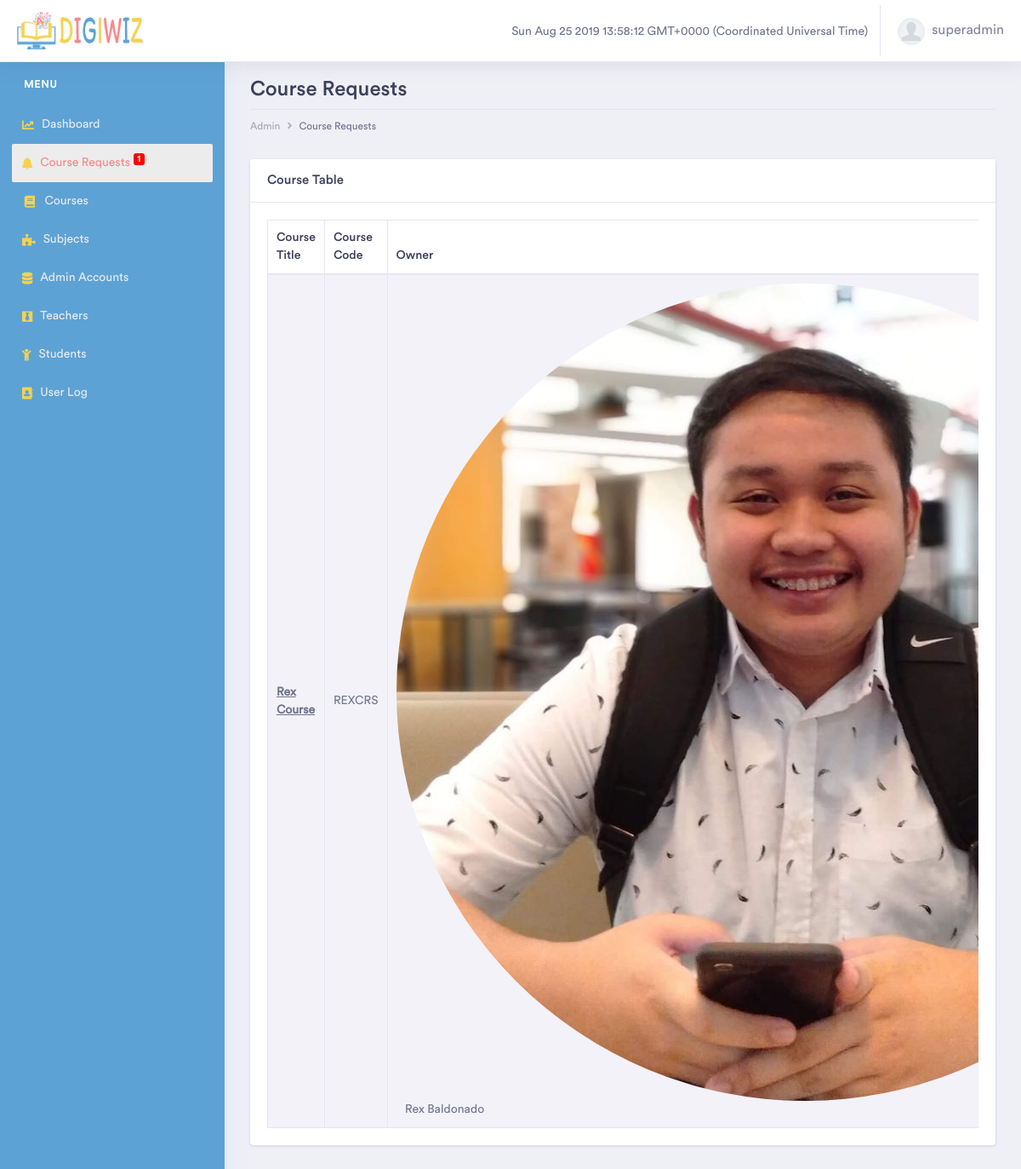
The app's page /staff/course-requests/ (signed in), older data.
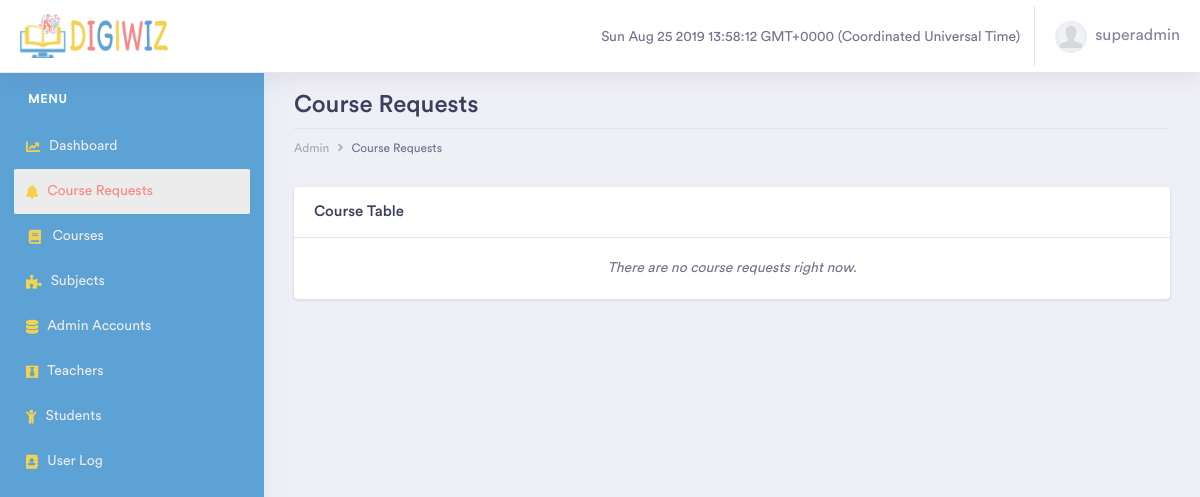
The same page, newer data.
### classroom/models.py (models this page shows, shortened)
class User(AbstractUser):
    email = models.EmailField(unique=True)
    is_student = models.BooleanField(default=False)
    is_teacher = models.BooleanField(default=False)

class Course(models.Model):
    title = models.CharField(max_length=100)
    code = models.CharField(max_length=20, unique=True)
    description = models.TextField(max_length=1000)
    image = models.ImageField(upload_to='courses',
                              help_text='Recommended image resolution: 740px x 480px')
    status = models.CharField(max_length=10, default='pending')
    created_at = models.DateTimeField(auto_now_add=True)
    updated_at = models.DateTimeField(auto_now=True)
    owner = models.ForeignKey(User, on_delete=models.CASCADE, related_name='courses')
    subject = models.ForeignKey(Subject, on_delete=models.CASCADE, related_name='courses')
    ratings = GenericRelation(Rating, related_query_name='courses')

### classroom/views/staff.py (the view)
# urls.py: path('course-requests/', staff.CourseRequestsView.as_view(), name='course_requests'),
@method_decorator([login_required, staff_required], name='dispatch')
class CourseRequestsView(ListView):
    model = Course
    context_object_name = 'courses'
    extra_context = {
        'title': 'Course Requests',
        'sidebar': 'course_requests'
    }
    template_name = 'classroom/staff/course_requests_list.html'
    paginate_by = 15
    def get_context_data(self, **kwargs):
        kwargs['course_request_count'] = Course.objects.values_list('id', flat=True).filter(status='pending').count()
        return super().get_context_data(**kwargs)
    def get_queryset(self):
        return Course.objects.filter(status__iexact='pending') \
            .order_by('-updated_at')

### classroom/templates/classroom/staff/course_requests_list.html (shortened to what this page needs)
{% extends 'staff_base.html' %}
{% load thumbnail %}
{% block content %}
    <div class="row">
        <div class="col-xl-12 col-lg-12 col-md-12 col-sm-12 col-12">
            <div class="page-header">
                <h2 class="pageheader-title">Course Requests</h2>
                <div class="page-breadcrumb">
                    <nav aria-label="breadcrumb">
                        <ol class="breadcrumb">
                            <li class="breadcrumb-item"><a href="{% url 'staff:dashboard' %}" class="breadcrumb-link">Admin</a></li>
                            <li class="breadcrumb-item active" aria-current="page">Course Requests</li>
                        </ol>
                    </nav>
                </div>
            </div>
        </div>
    </div>
    <div class="row">
        <div class="col-xl-12 col-lg-12 col-md-12 col-sm-12 col-12">
            <div class="card">
                <h5 class="card-header">Course Table</h5>
                <div class="card-body">
                    {% if courses %}
                        <div class="table-responsive">
                            <table class="table table-striped table-bordered first">
                                <thead>
                                <tr>
                                    <th>Course Title</th>
                                    <th>Course Code</th>
                                    <th>Owner</th>
                                </tr>
                                </thead>
                                <tbody>
                                {% for course in courses %}
                                    <tr>
                                        <td>
                                            <a href="{% url 'course_details' course.pk %}" target="_blank">
                                                <b><u>{{ course.title }}</u></b>
                                            </a>
                                        </td>
                                        <td>{{ course.code }}</td>
                                        <td>
                                            {% thumbnail course.owner.teacher.image "40x40" crop="center" as im %}
                                                <img class="rounded-circle" src="{{ im.url }}" width="{{ im.width }}" height="{{ im.height }}" alt="user">&nbsp;&nbsp;
                                            {% endthumbnail %}
                                            {{ course.owner.first_name }} {{ course.owner.last_name }}
                                        </td>
                                    </tr>
                                {% endfor %}
                                </tbody>
                            </table>
                        </div>
                    {% else %}
                        <center>
                            <i>There are no course requests right now.</i>
                        </center>
                    {% endif %}
                </div>
            </div>
        </div>
    </div>
    <div class="row">
        <div class="col-md-12">
        </div>
    </div>
{% endblock %}

### templates/staff_base.html (shortened to what this page needs)
{% load static %}<!DOCTYPE html>
<html lang="en">
<head>
    <link rel="stylesheet" href="{% static 'staff/assets/vendor/bootstrap/css/bootstrap.min.css' %}">
    <link rel="stylesheet" href="{% static 'staff/assets/vendor/fonts/circular-std/style.css' %}">
    <link rel="stylesheet" href="{% static 'staff/assets/libs/css/style.css' %}">
    <link rel="stylesheet" href="{% static 'staff/assets/vendor/fonts/fontawesome/css/fontawesome-all.css' %}">
    <link rel="stylesheet" href="{% static 'staff/assets/vendor/charts/chartist-bundle/chartist.css' %}">
    <link rel="stylesheet" href="{% static 'staff/assets/vendor/charts/morris-bundle/morris.css' %}">
    <link rel="stylesheet" href="{% static 'staff/assets/vendor/fonts/material-design-iconic-font/css/materialdesignicons.min.css' %}">
    <link rel="stylesheet" href="{% static 'staff/assets/vendor/charts/c3charts/c3.css' %}">
    <link rel="stylesheet" href="{% static 'staff/assets/vendor/fonts/flag-icon-css/flag-icon.min.css' %}">
    </head>
<body>
    <div class="dashboard-main-wrapper">
        <div class="dashboard-header">
            <nav class="navbar navbar-expand-lg bg-white fixed-top">
                <a class="navbar-brand" href="#">
                    <img src="{% static 'images/digiwiz.png' %}" alt="logo" height="50">
                </a>
                <div class="collapse navbar-collapse " id="navbarSupportedContent">
                    <ul class="navbar-nav ml-auto navbar-right-top">
                        <li class="nav-item">
                            <br>
                            <span id="time"></span>&nbsp;&nbsp;&nbsp;&nbsp;
                        </li>
                        <li class="nav-item dropdown nav-user">
                            <a class="nav-link nav-user-img" href="#" id="navbarDropdownMenuLink2" data-toggle="dropdown" aria-haspopup="true" aria-expanded="false">
                                <img src="{% static 'staff/assets/images/default-user_thumb.png' %}" alt="default-user" class="user-avatar-md rounded-circle">&nbsp;
                                {{ user.username }}
                            </a>
                        </li>
                    </ul>
                </div>
            </nav>
        </div>
        <div class="nav-left-sidebar sidebar-dark" >
            <div class="menu-list">
                <nav class="navbar navbar-expand-lg navbar-light">
                    <div class="collapse navbar-collapse" id="navbarNav">
                        <ul class="navbar-nav flex-column">
                            <li class="nav-divider">
                                Menu
                            </li>
                            <li class="nav-item ">
                                <a class="nav-link {% if sidebar == 'dashboard' %}active{% endif %}" href="{% url 'staff:dashboard' %}">
                                    <i class="fas fa-chart-line"></i>Dashboard
                                </a>
                            </li>
                            <li class="nav-item">
                                <a class="nav-link {% if sidebar == 'course_requests' %}active{% endif %}" href="{% url 'staff:course_requests' %}">
                                    <i class="fas fa-bell"></i>Course Requests
                                    {% if course_request_count > 0 %}
                                        <sup>
                                            <span style="background-color: red; color: white; padding: 2px; border-radius: 3px;">
                                                &nbsp;<b>{{ course_request_count }}</b>&nbsp;
                                            </span>
                                        </sup>
                                    {% endif %}
                                </a>
                            </li>
                            <li class="nav-item">
                                <a class="nav-link {% if sidebar == 'course_list' %}active{% endif %}" href="{% url 'staff:course_list' %}">
                                    <i class="fas fa-fw fa-book"></i>Courses
                                </a>
                            </li>
                            {% if user.is_superuser %}
                                <li class="nav-item">
                                    <a class="nav-link {% if sidebar == 'subject_list' %}active{% endif %}" href="{% url 'staff:subject_list' %}">
                                        <i class="fas fa-puzzle-piece"></i>Subjects
                                    </a>
                                </li>
                            {% endif %}
                            {% if user.is_superuser %}
                                <li class="nav-item ">
                                    <a class="nav-link {% if sidebar == 'admin_list' %}active{% endif %}" href="{% url 'staff:admin_list' %}">
                                        <i class="fas fa-database"></i>Admin Accounts
                                    </a>
                                </li>
                            {% endif %}
                            <li class="nav-item">
                                <a class="nav-link {% if sidebar == 'teacher_list' %}active{% endif %}" href="{% url 'staff:teacher_list' %}">
                                    <i class="fab fa-black-tie"></i>Teachers
                                </a>
                            </li>
                            <li class="nav-item">
                                <a class="nav-link {% if sidebar == 'student_list' %}active{% endif %}" href="{% url 'staff:student_list' %}">
                                    <i class="fas fa-child"></i>Students
                                </a>
                            </li>
                            <li class="nav-item">
                                <a class="nav-link {% if sidebar == 'user_log' %}active{% endif %}" href="{% url 'staff:user_log_list' %}">
                                    <i class="fas fa-address-book"></i>User Log
                                </a>
                            </li>
                        </ul>
                    </div>
                </nav>
            </div>
        </div>
        <div class="dashboard-wrapper">
            <div class="container-fluid dashboard-content">
                {% block content %}
                {% endblock %}
            </div>
        </div>
    </div>
</body>
</html>

Row changes from the older to the newer data that the page shows:
removed Course: title "Rex Course", code "REXCRS", owner.first_name "Rex", owner.last_name "Baldonado"
Text that changed along with them:
{{ course_request_count }}: "1" → (not shown)
text no longer shown: "Course Title Course Code Owner"
text now shown: "There are no course requests right now."
